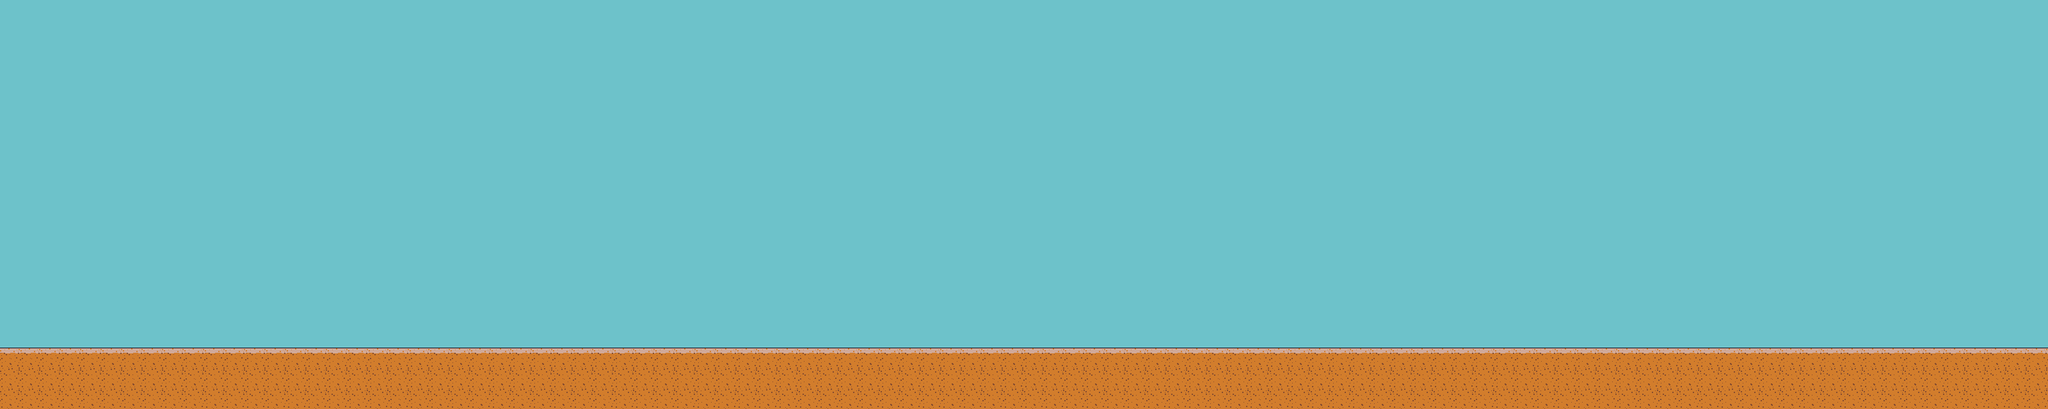

A level layout from a 2D game, rendered from its tile map. Below: a short description, then the map file with tile-grid data replaced by summaries:
An orthogonal 100x20 tile map with 32x32 px tiles, 3 tile layers (BG, GROUND, FG) and 3 objects.

<map version="1.0" orientation="orthogonal" renderorder="right-down" width="100" height="20" tilewidth="32" tileheight="32" nextobjectid="19">
 <tileset firstgid="1" name="desert" tilewidth="32" tileheight="32" spacing="1" margin="1" tilecount="75" columns="5">
  <image source="../sprites/desert.PNG" trans="ff00ff" width="166" height="496" />
 </tileset>
 <layer name="BG" width="100" height="20">
  <data>[2000 cells, 1773 non-empty, 1 distinct tile ids]</data>
 </layer>
 <layer name="GROUND" width="100" height="20">
  <data>[2000 cells, 300 non-empty, 2 distinct tile ids]</data>
 </layer>
 <layer name="FG" width="100" height="20">
  <data>[2000 cells, 0 non-empty, 0 distinct tile ids]</data>
 </layer>
 <objectgroup name="Object Layer 1">
  <object id="3" x="0" y="544" width="3232" height="96" />
  <object id="11" x="0" y="0" height="544" />
  <object id="18" x="3200" y="0" height="544" />
 </objectgroup>
</map>
